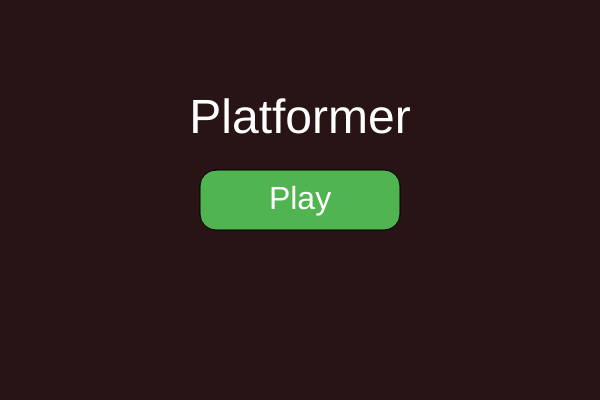
Frame 1 (no input)
Frame 60 (no input): identical to frame 1, image omitted
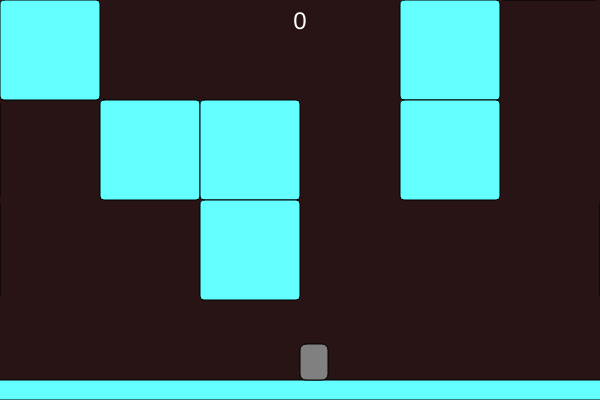
Frame 120 (the mouse pressed at the canvas centre since frame 60)

The p5.js sketch that drew these frames (run headless with seeded random() and noise() and a simulated clock; from frame 60 on, the mouse is pressed at the canvas centre):

// p5.js sketch
// ── sketch.js
// Platformer Template with Wall Jump, Terrain Randomization, and Color Scheme Switching
let player;
let platforms = [];
let gravity = 0.7;
let normalGravity = 0.7;
let wallGravity = 0.2;
let jumpPower = 13;
let moveSpeed = 4;
let keys = {}; 

// Platform count variables
let numSmallPlatforms = 40; // Reduced from 50
let numLargePlatforms = 8; // Reduced from 10
let numMediumPlatforms = 15; // Reduced from 20
let numVeryLargePlatforms = 3; // New very large platforms

// Camera and world dimensions
let cameraX = 0;
let cameraY = 0;
let worldWidth = 8000; // 3 screens wide (600 * 3)
let worldHeight = 12000; // 10 screens tall (400 * 10)

// Track current platform
let currentPlatform = null;
let currentWallPlatform = null; // Track the wall platform
let afterWallJump = false;
let awjtimer = 0;
let playerx = 0;
let playery = 0;
let gameState = 'start'; // 'start' or 'play'
let playButton = {
  x: 0,
  y: 0,
  w: 200,
  h: 60
};

// Color scheme variables
let currentColorScheme = {
  platform: [255, 100, 100],
  background: [20, 20, 40]
};

// Wall jump tracking
let canWallJump = true;

// Fade effect variables
let fadeAlpha = 0;
let isFading = false;
let fadeDirection = 1; // 1 for fade in, -1 for fade out
let fadeSpeed = 10.0; // 3 times faster than before (2.0 * 3 = 6.0)

// Camera zoom variables
let baseZoom = 1.0;
let currentZoom = 1.0;
let targetZoom = 1.0;
let zoomSpeed = 0.1;

function setup() {
  createCanvas(600, 400);
  playButton.x = width / 2 - playButton.w / 2;
  playButton.y = height / 2 - playButton.h / 2;
  randomizeTerrain();
  player = new Player(worldWidth/2, worldHeight - 100);
}

function draw() {
  background(currentColorScheme.background[0], currentColorScheme.background[1], currentColorScheme.background[2]);
  if (gameState === 'start') {
    // Draw title
    fill(255);
    textAlign(CENTER, CENTER);
    textSize(48);
    text('Platformer', width/2, height/2 - 80);
    // Draw play button
    fill(80, 180, 80);
    rect(playButton.x, playButton.y, playButton.w, playButton.h, 16);
    fill(255);
    textSize(32);
    text('Play', width/2, height/2);
    return;
  }
  // --- Game loop ---
  // Update camera to follow player
  cameraX = player.x - width/2;
  cameraY = player.y - height/2;
  
  // Clamp camera to world bounds
  cameraX = constrain(cameraX, 0, worldWidth - width);
  cameraY = constrain(cameraY, 0, worldHeight - height);
  
  // Handle zoom effect during fade
  if (isFading) {
    if (fadeDirection === 1) {
      // Zoom in during fade in
      targetZoom = 2.0;
    } else {
      // Zoom out during fade out
      targetZoom = 1.0;
    }
  } else {
    targetZoom = 1.0;
  }
  
  // Smooth zoom transition
  currentZoom = lerp(currentZoom, targetZoom, zoomSpeed);
  
  // Apply camera transform with zoom
  push();
  translate(width/2, height/2);
  scale(currentZoom);
  translate(-cameraX - width/2, -cameraY - height/2);
  
  // Draw world
  for (let plat of platforms) plat.show();
  player.update();
  player.show();
  
  pop();

  // Draw distance number only
  fill(255);
  textSize(24);
  textAlign(CENTER, TOP);
  let floorY = worldHeight - 20; // y of the floor
  let distance = max(0, floorY - (player.y + player.h));
  text(nf(distance, 1, 0), width/2, 10);
  
  // Handle fade effect
  if (isFading) {
    fadeAlpha += fadeDirection * fadeSpeed;
    
    if (fadeDirection === 1 && fadeAlpha >= 255) {
      // Fade in complete, start fade out
      fadeAlpha = 255;
      fadeDirection = -1;
      // Randomize terrain here
      randomizeTerrain();
    } else if (fadeDirection === -1 && fadeAlpha <= 0) {
      // Fade out complete
      fadeAlpha = 0;
      isFading = false;
    }
    
    // Draw white fade overlay
    fill(255, fadeAlpha);
    rect(0, 0, width, height);
  }
}

function keyPressed() {
  keys[keyCode] = true;
  if (keyCode === 32) { // Space
    if (!isFading) {
      // Start fade effect
      isFading = true;
      fadeAlpha = 0;
      fadeDirection = 1;
    }
  }
  if ((keyCode === UP_ARROW || keyCode === 87) && player.onGround) {
    player.vy = -jumpPower;
  }
  // Wall jump on key press
  if ((keyCode === UP_ARROW || keyCode === 87) && player.onWall && !player.onGround && canWallJump) {
    if (player.vx > 0) {
      player.vy = -13;
      player.vx = -4;
    } else if (player.vx < 0) {
      player.vy = -13;
      player.vx = 4;
    }
    afterWallJump = true;
    canWallJump = false;
  }
}

function keyReleased() {
  keys[keyCode] = false;
  // Reset wall jump ability when up arrow is released
  if (keyCode === UP_ARROW || keyCode === 87) {
    canWallJump = true;
  }
}

function randomizeTerrain() {
  // Choose a new color scheme
  let colorSchemes = [
    { platform: [255, 100, 100], background: [20, 20, 40] },   // Red platforms, dark blue background
    { platform: [100, 255, 100], background: [40, 20, 40] },   // Green platforms, purple background
    { platform: [100, 100, 255], background: [40, 40, 20] },   // Blue platforms, dark yellow background
    { platform: [255, 255, 100], background: [40, 20, 20] },   // Yellow platforms, dark red background
    { platform: [255, 100, 255], background: [20, 40, 20] },   // Magenta platforms, dark green background
    { platform: [100, 255, 255], background: [40, 20, 20] },   // Cyan platforms, dark red background
    { platform: [255, 150, 50], background: [20, 20, 60] },    // Orange platforms, dark blue background
    { platform: [150, 50, 255], background: [60, 20, 20] }     // Purple platforms, dark red background
  ];
  currentColorScheme = random(colorSchemes);
  
  // Store current platform position before clearing
  let preservedPlatform = null;
  if (currentPlatform) {
    preservedPlatform = {
      x: currentPlatform.x,
      y: currentPlatform.y,
      w: currentPlatform.w,
      h: currentPlatform.h
    };
  }
  // Store current wall platform position before clearing
  let preservedWallPlatform = null;
  if (currentWallPlatform) {
    preservedWallPlatform = {
      x: currentWallPlatform.x,
      y: currentWallPlatform.y,
      w: currentWallPlatform.w,
      h: currentWallPlatform.h
    };
  }

  platforms = [];

  // Floor across entire world
  platforms.push(new Platform(0, worldHeight - 20, worldWidth, 20));

  // Grid-based platform generation with platform clustering
  let gridSize = 100;
  let cols = Math.floor(worldWidth / gridSize);
  let rows = Math.floor(worldHeight / gridSize);
  let grid = [];
  for (let row = 0; row < rows; row++) {
    grid[row] = [];
    for (let col = 0; col < cols; col++) {
      grid[row][col] = 0; // 0 = air, 1 = platform
    }
  }

  // Skip the bottom row (floor) and top few rows
  for (let row = 3; row < rows - 1; row++) {
    for (let col = 0; col < cols; col++) {
      // Count platform neighbors
      let platformNeighbors = 0;
      let neighborCoords = [
        [0, -1], // above
        [0, 1],  // below
        [-1, 0], // left
        [1, 0]   // right
      ];
      for (let [dx, dy] of neighborCoords) {
        let nx = col + dx;
        let ny = row + dy;
        if (nx >= 0 && nx < cols && ny >= 0 && ny < rows) {
          if (grid[ny][nx] === 1) platformNeighbors++;
        }
      }
      // Base platform chance
      let baseChance = 0.25;
      // Increase platform chance if neighbors are platforms
      let platformBonus = 0.12 * platformNeighbors;
      let platformChance = baseChance + platformBonus;
      if (platformChance > 0.85) platformChance = 0.85; // Don't go above 85% chance
      if (random() < platformChance) {
        grid[row][col] = 1; // Place platform
      }
    }
  }

  // Actually create platforms, avoiding player
  let playerW = 28;
  let playerH = 36;
  let safetyMargin = 20;
  for (let row = 3; row < rows - 1; row++) {
    for (let col = 0; col < cols; col++) {
      if (grid[row][col] === 1) {
        let x = col * gridSize;
        let y = row * gridSize;
        if (!(x < playerx + playerW + safetyMargin && x + gridSize > playerx - safetyMargin &&
              y < playery + playerH + safetyMargin && y + gridSize > playery - safetyMargin)) {
          platforms.push(new Platform(x, y, gridSize, gridSize));
        }
      }
    }
  }

  // Restore the platform the player was standing on
  if (preservedPlatform) {
    let restoredPlatform = new Platform(preservedPlatform.x, preservedPlatform.y, preservedPlatform.w, preservedPlatform.h);
    platforms.push(restoredPlatform);
    currentPlatform = restoredPlatform;
  }
  // Restore the wall platform the player was on
  if (preservedWallPlatform) {
    let restoredWallPlatform = new Platform(preservedWallPlatform.x, preservedWallPlatform.y, preservedWallPlatform.w, preservedWallPlatform.h);
    platforms.push(restoredWallPlatform);
    currentWallPlatform = restoredWallPlatform;
  }
}

class Platform {
  constructor(x, y, w, h) {
    this.x = x;
    this.y = y;
    this.w = w;
    this.h = h;
  }
  show() {
    fill(currentColorScheme.platform[0], currentColorScheme.platform[1], currentColorScheme.platform[2]);
    rect(this.x, this.y, this.w, this.h, 4);
  }
}

function mousePressed() {
  if (gameState === 'start') {
    if (
      mouseX > playButton.x && mouseX < playButton.x + playButton.w &&
      mouseY > playButton.y && mouseY < playButton.y + playButton.h
    ) {
      gameState = 'play';
    }
  }
}
// ── player.js
class Player {
  constructor(x, y) {
    this.x = x;
    this.y = y;
    this.w = 28;
    this.h = 36;
    this.vx = 0;
    this.vy = 0;
    this.onGround = false;
    this.onWall = false;
    this.particles = []; // Array to store particle trail
    this.lastX = x; // Track previous position for movement detection
    this.lastY = y;
    this.groundTimer = 0; // Timer for ground particle activation
    this.wallTimer = 0; // Timer for wall particle activation
  }
  
  // Add particle to trail
  addParticle(x, y, color) {
    this.particles.push({
      x: x,
      y: y,
      vx: random(-1, 1),
      vy: random(-0.5, -0.1),
      life: 30,
      maxLife: 30,
      color: color,
      isWallParticle: false
    });
  }
  
  // Add wall sliding particle
  addWallParticle(x, y, color) {
    this.particles.push({
      x: x,
      y: y,
      vx: random(-0.5, 0.5),
      vy: 0,
      life: 20,
      maxLife: 20,
      color: color,
      isWallParticle: true
    });
  }
  
  // Update particles
  updateParticles() {
    for (let i = this.particles.length - 1; i >= 0; i--) {
      let p = this.particles[i];
      p.x += p.vx;
      p.y += p.vy;
      
      p.life--;
      
      // Remove dead particles
      if (p.life <= 0) {
        this.particles.splice(i, 1);
      }
    }
  }
  
  // Draw ground particles (behind player)
  drawGroundParticles() {
    for (let p of this.particles) {
      if (!p.isWallParticle) {
        let alpha = map(p.life, 0, p.maxLife, 0, 127);
        fill(p.color[0], p.color[1], p.color[2], alpha);
        noStroke();
        rect(p.x - 3, p.y - 3, 6, 6);
      }
    }
  }
  
  // Draw wall particles (in front of player)
  drawWallParticles() {
    for (let p of this.particles) {
      if (p.isWallParticle) {
        let alpha = map(p.life, 0, p.maxLife, 0, 127);
        fill(p.color[0], p.color[1], p.color[2], alpha);
        noStroke();
        rect(p.x - 3, p.y - 3, 6, 6);
      }
    }
  }
  
  update() {
    // Horizontal movement
    if(this.onGround==true){
      afterWallJump=false
    }
    if(afterWallJump==false){
      if (keyIsDown(LEFT_ARROW)) {
      if(abs(this.vx<=moveSpeed)){
        this.vx += -moveSpeed/5;
      }
    } else if (keyIsDown(RIGHT_ARROW)) {
      if(abs(this.vx<=moveSpeed)){
        this.vx += moveSpeed/5;
      }
    } else if(this.onGround==true){
      if(this.vx>0){
        this.vx-=0.4
      }
      if(this.vx<0){
        this.vx+=0.4
      }
      if(abs(this.vx)<0.4){
        this.vx=0
      }
    }
    }else {
      if(this.vx>0){
        this.vx-=0.01
      }
      if(this.vx<0){
        this.vx+=0.01
      }
      if(abs(this.vx)<0.2){
        this.vx=0
      }
      if (keyIsDown(LEFT_ARROW)) {
      if(abs(this.vx<=moveSpeed)){
        this.vx += -moveSpeed/40;
      }
    } else if (keyIsDown(RIGHT_ARROW)) {
      if(abs(this.vx<=moveSpeed)){
        this.vx += moveSpeed/40;
      }
    }
    }
    if(abs(this.vx)>=moveSpeed){
      if(this.vx>0){
        this.vx=moveSpeed-0.01
      }
      if(this.vx<0){
        this.vx=-moveSpeed-0.01
      }
    }
    playerx = this.x
    playery = this.y
    if(afterWallJump==true){
      awjtimer+=1
    }
    if(awjtimer>30){
      afterWallJump=false
      awjtimer=0
    }
    // Reset wall detection before collision checks
    this.onWall = false;
    if(this.onWall == true || this.onGround == true){
      afterWallJump=false
      awjtimer=0
    }
    // Gravity - only apply acceleration when not on wall
    if (!this.onWall) {
      this.vy += gravity;
    } else {
      // Constant fall speed when on wall, but normal gravity when moving upward
      if (this.vy < 0) {
        this.vy += gravity; // Normal gravity when moving upward on wall
      } else {
        this.vy = 0.7; // Constant speed when sliding down wall
      }
    }
    if (this.vy > 16) this.vy = 16;
    // Move and collide
    this.x += this.vx;
    this.collide('x');
    this.y += this.vy;
    this.collide('y');
    
    // Keep player in world bounds
    this.x = constrain(this.x, 0, worldWidth - this.w);
    this.y = constrain(this.y, 0, worldHeight - this.h);
    
    // Update timers
    if (this.onGround) {
      this.groundTimer++;
    } else {
      this.groundTimer = 0;
    }
    
    if (this.onWall) {
      this.wallTimer++;
    } else {
      this.wallTimer = 0;
    }
    
    // Generate particles when moving on ground (after 6 frames = ~0.10 seconds at 60fps)
    if (this.onGround && currentPlatform && this.groundTimer > 6) {
      let moved = abs(this.x - this.lastX) > 0.1 || abs(this.y - this.lastY) > 0.1;
      if (moved && random() < 0.5) { // 50% chance to generate particle
        // Add particles very close to the ground
        let particleX = this.x + this.w/2 + random(-3, 3);
        let particleY = this.y + this.h - 1;
        this.addParticle(particleX, particleY, currentColorScheme.platform);
      }
    }
    
    // Generate wall sliding particles (after 6 frames = ~0.10 seconds at 60fps)
    if (this.onWall && currentWallPlatform && this.vy > 0 && this.wallTimer > 6) {
      if (random() < 0.5) { // 50% chance to generate particle
        // Add wall particles slightly lower when sliding down
        let particleX = this.x + (this.vx > 0 ? this.w : 0) + random(-3, 3);
        let particleY = this.y - 2 + random(-3, 3);
        this.addWallParticle(particleX, particleY, currentColorScheme.platform);
      }
    }
    
    // Update particles
    this.updateParticles();
    
    // Update last position
    this.lastX = this.x;
    this.lastY = this.y;
  }
  
  collide(axis) {
    this.onGround = false;
    currentPlatform = null;
    if (axis === 'x') currentWallPlatform = null;
    for (let plat of platforms) {
      if (this.x < plat.x + plat.w && this.x + this.w > plat.x &&
          this.y < plat.y + plat.h && this.y + this.h > plat.y) {
        if (axis === 'y') {
          if (this.vy > 0) {
            this.y = plat.y - this.h;
            this.vy = 0;
            this.onGround = true;
            currentPlatform = plat;
          } else if (this.vy < 0) {
            this.y = plat.y + plat.h;
            this.vy = 0;
          }
        } else if (axis === 'x') {
          if (this.vx > 0) {
            this.x = plat.x - this.w;
            this.onWall = true;
            this.vx = 0.0000000001;
            if(this.vy>0){
              this.vy = 0.7
            }
            afterWallJump = false;
            awjtimer = 0;
            currentWallPlatform = plat;
          } else if (this.vx < 0) {
            this.x = plat.x + plat.w;
            this.onWall = true;
            this.vx = -0.0000000001;
            if(this.vy>0){
              this.vy = 0.7
            }
            afterWallJump = false;
            awjtimer = 0;
            currentWallPlatform = plat;
          }
        }
      }
    }
  }
  
  show() {
    // Draw ground particles first (behind player)
    this.drawGroundParticles();
    
    // Draw player
    fill(128);
    rect(this.x, this.y, this.w, this.h, 6);
    
    // Draw wall particles after player (in front)
    this.drawWallParticles();
  }
 }
